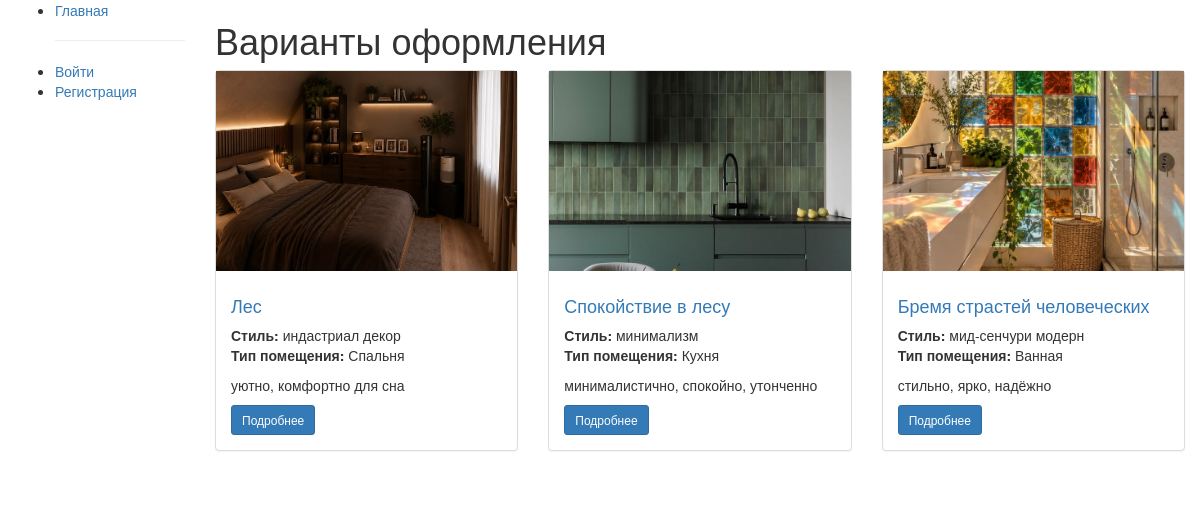
Screenshot of /proposals/ with the database file from the repository.
### studio/models.py (models this page shows, shortened)
class DesignProposal(models.Model):
    title = models.CharField(max_length=200, verbose_name="Название")
    description = models.TextField(verbose_name="Описание")
    style = models.ForeignKey(
        DesignStyle,
        on_delete=models.SET_NULL,
        null=True,
        verbose_name="Стиль"
    )
    materials = models.ManyToManyField(
        Material,
        blank=True,
        verbose_name="Материалы"
    )
    preview_image = models.ImageField(
        upload_to='proposals/',
        blank=True,
        verbose_name="Изображение"
    )
    room_type = models.CharField(
        max_length=20,
        choices=[
            ('bedroom', 'Спальня'),
            ('bathroom', 'Ванная'),
            ('kitchen', 'Кухня'),
            ('living_room', 'Гостиная'),
            ('office', 'Офис'),
            ('other', 'Другое'),
        ],
        default='other',
        verbose_name="Тип помещения"
    )
    created_at = models.DateTimeField(auto_now_add=True, verbose_name="Дата создания")
    class Meta:
        ordering = ['-created_at']
        verbose_name = "Вариант оформления"
        verbose_name_plural = "Варианты оформления"
    def get_absolute_url(self):
        return reverse('proposal-detail', args=[str(self.id)])
    def get_room_type_display(self):
        room_type_dict = dict(self._meta.get_field('room_type').choices)
        return room_type_dict.get(self.room_type, self.room_type)

class DesignStyle(models.Model):
    name = models.CharField(max_length=100, verbose_name="Название стиля")
    description = models.TextField(blank=True, verbose_name="Описание")
    class Meta:
        verbose_name = "Стиль оформления"
        verbose_name_plural = "Стили оформления"
    def __str__(self):
        return self.name

### studio/views.py (the view)
# urls.py: path('proposals/', views.ProposalListView.as_view(), name='proposals'),
class ProposalListView(generic.ListView):
    model = DesignProposal
    template_name = 'studio/proposal_list.html'
    context_object_name = 'proposal_list'
    paginate_by = 3

### studio/templates/studio/proposal_list.html (shortened to what this page needs)
{% extends "base_generic.html" %}
{% block content %}
<h1>Варианты оформления</h1>
{% if proposal_list %}
<div class="row">
    {% for proposal in proposal_list %}
    <div class="col-md-4" style="margin-bottom: 20px;">
        <div class="panel panel-default">
            {% if proposal.preview_image %}
                <a href="{{ proposal.get_absolute_url }}">
                    <img src="{{ proposal.preview_image.url }}"
                         alt="{{ proposal.title }}"
                         style="width: 100%; height: 200px; object-fit: cover;">
                </a>
            {% else %}
                <div style="width: 100%; height: 200px; background-color: #f5f5f5;
                            display: flex; align-items: center; justify-content: center;
                            color: #999;">
                    Нет изображения
                </div>
            {% endif %}
            <div class="panel-body">
                <h4><a href="{{ proposal.get_absolute_url }}">{{ proposal.title }}</a></h4>
                <p>
                    <strong>Стиль:</strong> {{ proposal.style }}<br>
                    <strong>Тип помещения:</strong> {{ proposal.get_room_type_display }}
                </p>
                {% if proposal.description %}
                    <p>{{ proposal.description|truncatewords:20 }}</p>
                {% endif %}
                <a href="{{ proposal.get_absolute_url }}" class="btn btn-primary btn-sm">
                    Подробнее
                </a>
            </div>
        </div>
    </div>
    {% endfor %}
</div>
{% else %}
<p>Пока нет вариантов оформления.</p>
{% endif %}
{% endblock %}

### rows the page displays
DesignProposal: preview_image (picture), title "Лес", style "индастриал декор", room_type "Спальня", description "уютно, комфортно для сна"
DesignProposal: preview_image (picture), title "Спокойствие в лесу", style "минимализм", room_type "Кухня", description "минималистично, спокойно, утонченно"
DesignProposal: preview_image (picture), title "Бремя страстей человеческих", style "мид-сенчури модерн", room_type "Ванная", description "стильно, ярко, надёжно"
